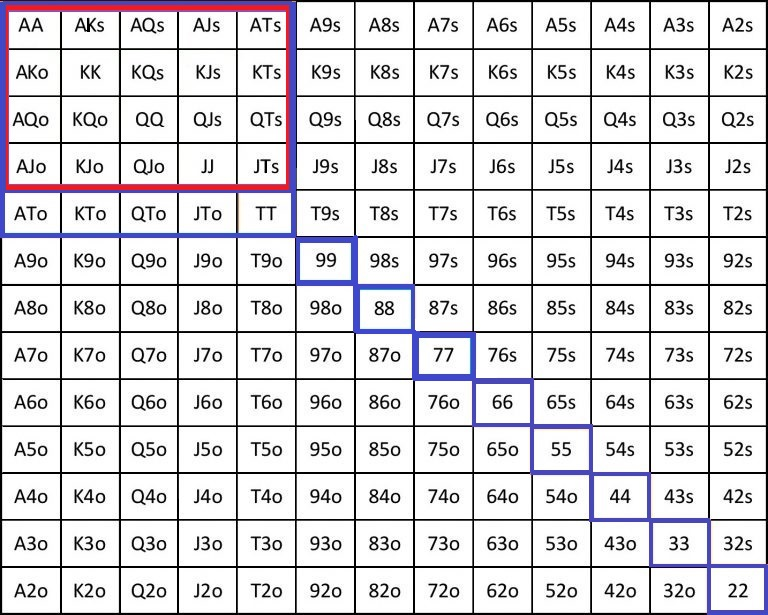
#> input picture equity/pre_flop/charts/white_grid.jpg, 768 x 615 px, found by its file name
$ python preflop_3b.py
#> lines starting #> are read from the running program, lines starting #| are printed output that depends on the picture
### equity/pre_flop/preflop_or.py
"""
Matrix charts for actions
0 - no chance 1 - all hands
[[AAo, AKs, AQs, AJs, ATs, A9s, A8s, A7s, A6s, A5s, A4s, A3s, A2s],
 [AKo, KKo, KQs, KJs, KTs, K9s, K8s, K7s, K6s, K5s, K4s, K3s, K2s],
 [AQo, KQo, QQo, KJs, KTs, K9s, Q8s, Q7s, Q6s, Q5s, Q4s, K3s, Q2s],
 [AJo, KJo, QJo, JJo, JTs, J9s, J8s, J7s, J6s, J5s, J4s, K3s, J2s],
 [ATo, KTo, QTo, JTo, TTo, T9s, T8s, T7s, T6s, T5s, T4s, K3s, T2s],
 [A9o, K9o, Q9o, J9o, T9o, 99o, 97s, 97s, 96s, 95s, 94s, K3s, 92s],
 [A8o, K8o, Q8o, J8o, T8o, 98o, 88o, 87s, 86s, 85s, 84s, K3s, 82s],
 [A7o, K7o, Q7o, J7o, T7o, 97o, 87o, 77o, 76s, 75s, 74s, K3s, 72s],
 [A6o, K6o, Q6o, J6o, T6o, 96o, 86o, 76o, 66o, 65o, 64s, K3s, 62s],
 [A5o, K5o, Q5o, J5o, T5o, 95o, 85o, 75o, 65o, 55o, 54s, K3s, 52s],
 [A4o, K4o, Q4o, J4o, T4o, 94o, 84o, 74o, 64o, 54o, 44o, 43s, 42s],
 [A3o, K3o, Q3o, J3o, T3o, 93o, 83o, 73o, 63o, K5o, 43o, 33o, 32s],
 [A2o, K2o, Q2o, J2o, T2o, 92o, 82o, 72o, 62o, K5o, 42o, 32o, 22o]]
"""
import os
from PIL import Image
import numpy as np


# [142 lines left out: function pref_or, not called in this run]


def visualise_matrix(chart_matrix, name: str):
    """
    Visualise matrix chart of probabilities
    :param chart_matrix:
    :param name: show chart with name
    """
#> called with name = 'mp vs ep'
    curr_dir = os.getcwd()
    pixels = Image.open(curr_dir + '\\charts\\white_grid.jpg')
#> pixels is the input picture: PIL image 768x615 RGB; mean R, G, B 218.6, 216.9, 220.4
    w, h = pixels.size
    step_h = h // 13
    # ho = h % 13
    step_w = w // 13
    # wo = w % 13
    pix = list(pixels.getdata())
#> pix = 472320 items
    pixels = np.array([pix[i * w:(i + 1) * w] for i in range(1, h-1)])
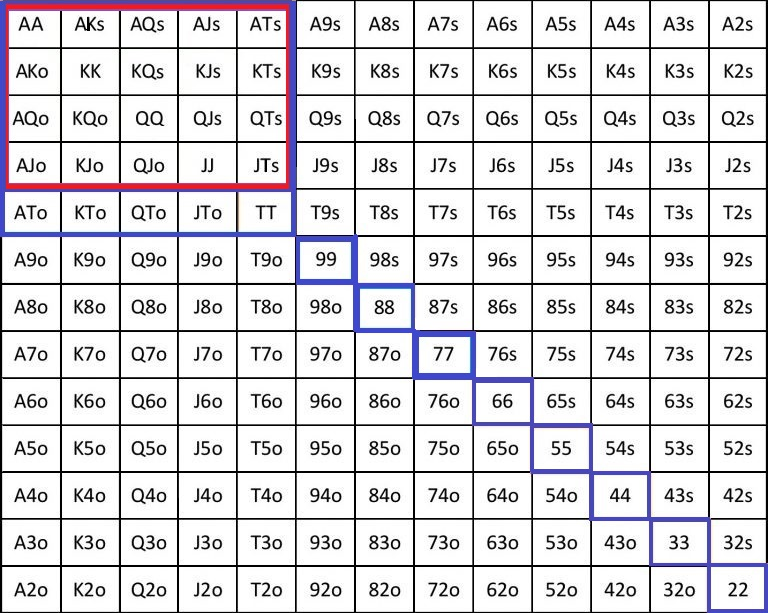
#> pixels: shape (613, 768, 3) int64; mean of channels 0, 1, 2 219.3, 217.6, 221.1; drawn as R, G, B
    from copy import deepcopy
    im_new = deepcopy(pixels)
    for y, r in enumerate(chart_matrix):
        for x, v in enumerate(r):
            if v > 0:
                colour = (round(255*(1-v)), 255, round(255*(1-v)))
                cells = pixels[y * step_h:(y + 1) * step_h, x * step_w: (x + 1) * step_w]

                for y_c, row in enumerate(cells):
                    for x_c, cell in enumerate(row):
                        if sum(cell) > 115 * 3 or v == 0:  # white cell
                            im_new[y * step_h + y_c][x * step_w + x_c] = colour
                        else:  # black cell
                            im_new[y * step_h + y_c][x * step_w + x_c] = cell
            else:
                c = np.zeros((step_h, step_w, 3), dtype=int)
                im_new[y * step_h + 1:(y + 1) * step_h + 1, x * step_w + 1: (x + 1) * step_w + 1] = c
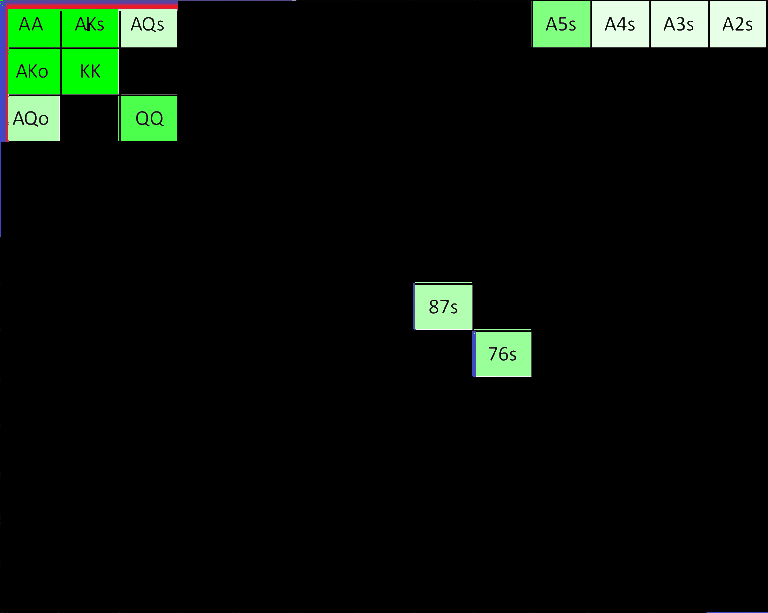
#> im_new: shape (613, 768, 3) int64; mean of channels 0, 1, 2 9.3, 16.9, 9.3; drawn as R, G, B

    im2 = Image.fromarray(np.uint8(im_new))
#> (the rest of the program and of its run is left out)
